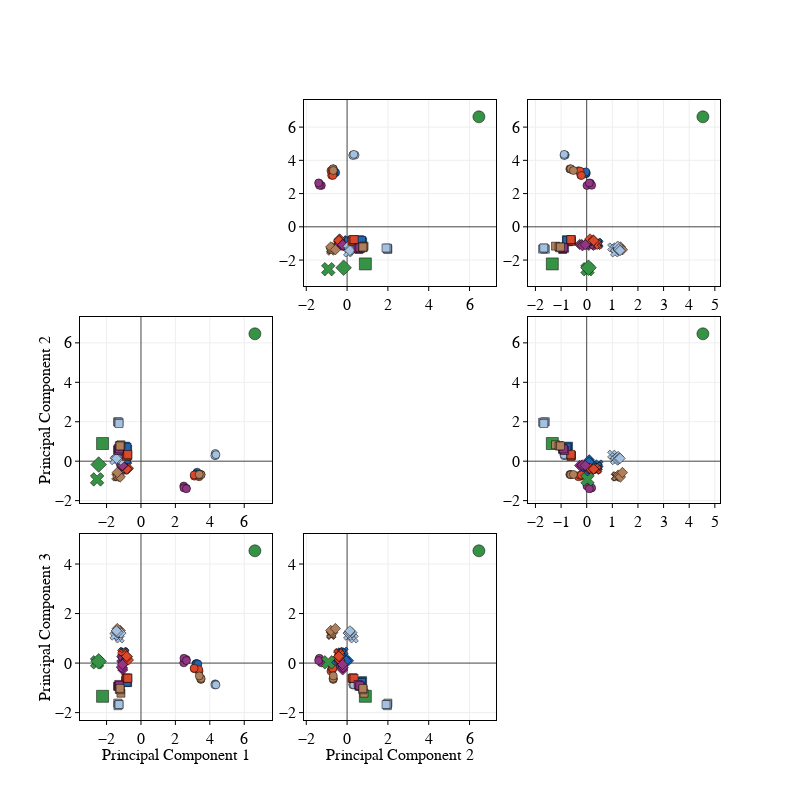

The notebook cell saved with this chart:
### Markdown cell above
### Plot scores of first 3 PCs ###

### Code cell
strain_list = ['WT', 'Δ(adh,pta)-D1', 'Δ(adh,pta)-D28', 'Δ(adh,pta)-D59']
condition_list = ['RDM + 7.0 a.u. pH', 'RDM + 1.0 mM Cysteine', 'RDM + 1.0 mM DTT', 'RDM + 8.0 mM Na2S', 'RDM + 8.0 a.u. pH']
analyte_list = ['Acetate', 'Formate', 'Lactate', 'Pyruvate', 'Succinate', 'Biomass', 'Growth Rate']

symbols = ['circle', 'x', 'diamond', 'square']

colors = ['rgb(33, 100, 175)',
          'rgb(217, 72, 42)',
          'rgb(146, 54, 132)',
          'rgb(175, 127, 91)',
         'rgb(166.0, 193, 223)']
fig = make_subplots(rows=3, cols=3, vertical_spacing=0.05, shared_xaxes=False, shared_yaxes=False, horizontal_spacing=0.05)

for k in range(3):
    for l in range(3):
        if k!=l:
            for i, strain in enumerate(strain_list):
                for j,condition in enumerate(['reactor'] + condition_list):
                    if condition!='reactor':
                        fig.add_trace(go.Scatter(x=final_df[(final_df['strain']==strain) & (final_df['condition']==condition)]['PC'+str(l+1)],
                                                     y=final_df[(final_df['strain']==strain) & (final_df['condition']==condition)]['PC'+str(k+1)],
                                                     mode='markers', showlegend=False,
                                                     marker=dict(symbol=symbols[i], size=8, color=colors[j-1],
                                                                 line=dict(color='black', width=0.5))),
                                     row=k+1, col=l+1)
                    else:

                        fig.add_trace(go.Scatter(x=final_df[(final_df['strain']==strain) & (final_df['condition']==condition)]['PC'+str(l+1)],
                                                     y=final_df[(final_df['strain']==strain) & (final_df['condition']==condition)]['PC'+str(k+1)],
                                                     mode='markers', showlegend=False,
                                                     marker=dict(symbol=symbols[i], size=12, color='rgb(54, 146, 68)',
                                                                 line=dict(color='black', width=0.5))),
                                     row=k+1, col=l+1)
        
        if k==2:
            fig.update_xaxes(title='Principal Component '+str(l+1), ticks='outside', ticklen=4, tickangle=0, nticks=8, title_standoff=0.5,

                              titlefont=dict(family='Myriad Pro', size=16, color='black'),row=k+1, col=l+1)
        if l==0:
            fig.update_yaxes(title='Principal Component '+str(k+1), ticks='outside', ticklen=4, tickangle=0, title_standoff=0,
                              titlefont=dict(family='Myriad Pro', size=16, color='black'),row=k+1, col=l+1)
            
        if k!=2:
            fig.update_xaxes(ticks='')

                        
                        
fig.update_layout(height=800, width=800, legend_x= 0.1, legend_y=-0.15, legend_font=dict(family='Myriad Pro', size=12, color='black'), legend_orientation='h')
fig.update_xaxes(showline=True, linewidth=1, linecolor='black', mirror=True, side='bottom',
                              ticks='outside', ticklen=4, tickangle=0, nticks=8,
                              tickfont=dict(size=16, family='Myriad Pro', color='black'), tickcolor='black',
                              showgrid=True,zeroline=True)
fig.update_yaxes(showgrid=True, zeroline=True,
                            tickfont=dict(family='Myriad Pro',size=16, color='black'), tickcolor='black', 

                              showline=True, linewidth=1, linecolor='black', mirror=True,
                              ticks='outside', ticklen=4, tickangle=0)
plot(fig)
#pio.write_image(fig,"/Figures/si_fig_red_pca_scores.svg",format='svg')
